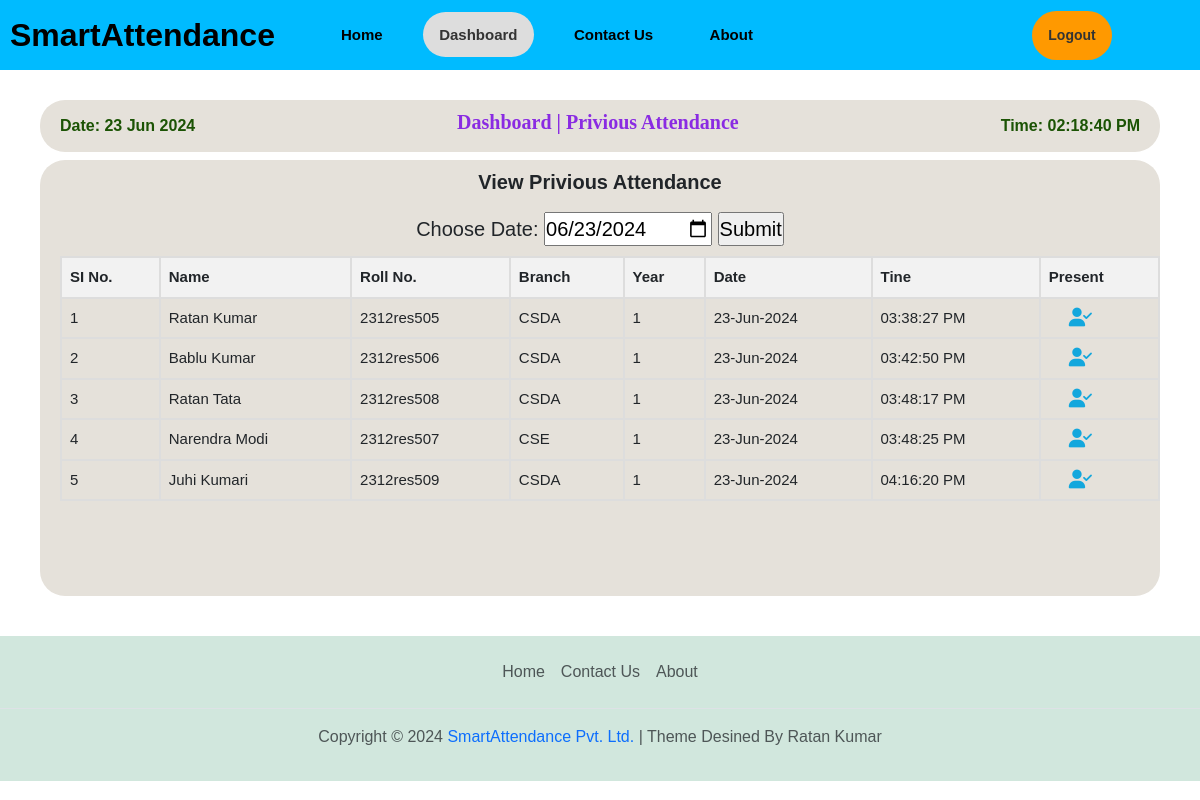
Screenshot of /pre_attendance (signed in) with the database file from the repository.
### app.py (models this page shows, shortened)
class Attendance(db.Model):
    atten_id = db.Column(db.Integer, primary_key=True)
    user_id = db.Column(db.Integer, db.ForeignKey('user.id'), nullable=False)
    st_name = db.Column(db.String(100), nullable=False)  # Added student name attribute
    roll_no = db.Column(db.String(100), nullable=False)  # Added roll_no attribute
    branch = db.Column(db.String(100), nullable=False)  # Added branch attribute
    year = db.Column(db.String(100), nullable=False)  # Added year attribute
    date = db.Column(db.String(20), nullable=False)
    time = db.Column(db.String(20), nullable=False)
    user = db.relationship('User', backref=db.backref('attendances', lazy=True))

### app.py (the view)
@app.route('/pre_attendance', methods=['GET', 'POST'])
def dashboard_pre_attendance():
    if 'email' in session:
        user = User.query.filter_by(email=session['email']).first()
        today_date = datetime.datetime.now().strftime('%Y-%m-%d') # in YY/MM/DD Formate
        date = datetime.datetime.now().strftime("%d-%b-%Y") # in DD/MM/YY Formate
        today_atten = Attendance.query.filter_by(user_id = user.id, date=date).all()
        if request.method == 'POST':
            date = request.form['date']
            today_date = date
            date = datetime.datetime.strptime(date, "%Y-%m-%d").strftime("%d-%b-%Y")
            today_atten = Attendance.query.filter_by(user_id=user.id, date=date).all()
        return render_template('pre_attendance.html', active_page='dashboard', user=user, today_atten=today_atten,  title='Dashboard', today_date=today_date)
    else:
        flash('You need to login first.', 'error')
        return redirect('/login')

### templates/pre_attendance.html (shortened to what this page needs)
{% extends "layout.html" %}
{% block content %}
<link rel="stylesheet" href="{{ url_for('static', filename='pre_attendance.css') }}">
<div class="main-page">
    <div class="dashboard-page">
        <div class="Dashboard-menu-header">
            <h7 id="today_date">Date: {{ today_date }}</h7>
            <h1>Dashboard | Privious Attendance</h1>
            <h7 id="today_time">Time: {{ today_time }}</h7>
        </div>
        <div class="Dashboard-menu2">
            <h1>View Privious Attendance</h1>
            <form action="/pre_attendance" method="post">
                <label for="">Choose Date:</label>
                <input type="date" id="birthday" name="date", value="{{today_date}}">
                <input type="submit">
            </form>
            <div class="attendance-table">
                <table>
                    <thead>
                        <tr>
                            <th>SI No.</th>
                            <th>Name</th>
                            <th>Roll No.</th>
                            <th>Branch</th>
                            <th>Year</th>
                            <th>Date</th>
                            <th>Tine</th>
                            <th>Present</th>
                        </tr>
                    </thead>
                    <tbody id="student-data">
                        {% for atten in today_atten %}
                            <tr>
                                <td>{{ loop.index }}</td>
                                <td>{{ atten.st_name }}</td>
                                <td>{{ atten.roll_no }}</td>
                                <td>{{ atten.branch }}</td>
                                <td>{{ atten.year }}</td>
                                <td>{{ atten.date }}</td>
                                <td>{{ atten.time }}</td>
                                <td></td>
                            </tr>
                        {% endfor %}
                    </tbody>
                </table>
            </div>
        </div>
    </div>
</div>
{% endblock %}

### static/layout.css (style rules this page uses)
* { margin: 0px; padding: 0px; box-sizing: border-box; font-family: sans-serif; }
body { width: 100%; height: auto; }

### static/pre_attendance.css (style rules this page uses)
.main-page { height: auto; width: 100%; display: flex; }
.dashboard-page { height: auto; width: 100%; }
.Dashboard-menu-header { display: flex; align-items: center; justify-content: space-between; width: auto; height: auto; margin: 100px 40px 8px; background-color: #E5E1DA; border-radius: 25px; padding: 10px 20px 10px; }
.Dashboard-menu-header h1 { font-size: 20px; font-weight: bold; font-family: Georgia, 'Times New Roman', Times, serif; color: blueviolet; }
.Dashboard-menu-header h7 { color: rgb(27, 83, 4); font-weight: bold; }
.Dashboard-menu2 { width: auto; height: auto; margin: 8px 40px 40px; background-color: #E5E1DA; border-radius: 25px; }
.Dashboard-menu2 h1 { font-size: 20px; font-weight: bold; text-align: center; padding: 10px; }
.Dashboard-menu2 form { font-size: 20px; text-align: center; }
.attendance-table { height: 350px; overflow-y: auto; overflow-x: auto; font-size: 15px; padding: 10px 0px 30px 20px; }
table { width: 100%; border-collapse: collapse; }
th, td { border: 2px solid #ddd; padding: 8px; text-align: left; }
th { background-color: #f2f2f2; }

### rows the page displays
Attendance: st_name "Ratan Kumar", roll_no "2312res505", branch "CSDA", year "1", date "23-Jun-2024", time "03:38:27 PM"
Attendance: st_name "Bablu Kumar", roll_no "2312res506", branch "CSDA", year "1", date "23-Jun-2024", time "03:42:50 PM"
Attendance: st_name "Ratan Tata", roll_no "2312res508", branch "CSDA", year "1", date "23-Jun-2024", time "03:48:17 PM"
Attendance: st_name "Narendra Modi", roll_no "2312res507", branch "CSE", year "1", date "23-Jun-2024", time "03:48:25 PM"
Attendance: st_name "Juhi Kumari", roll_no "2312res509", branch "CSDA", year "1", date "23-Jun-2024", time "04:16:20 PM"
